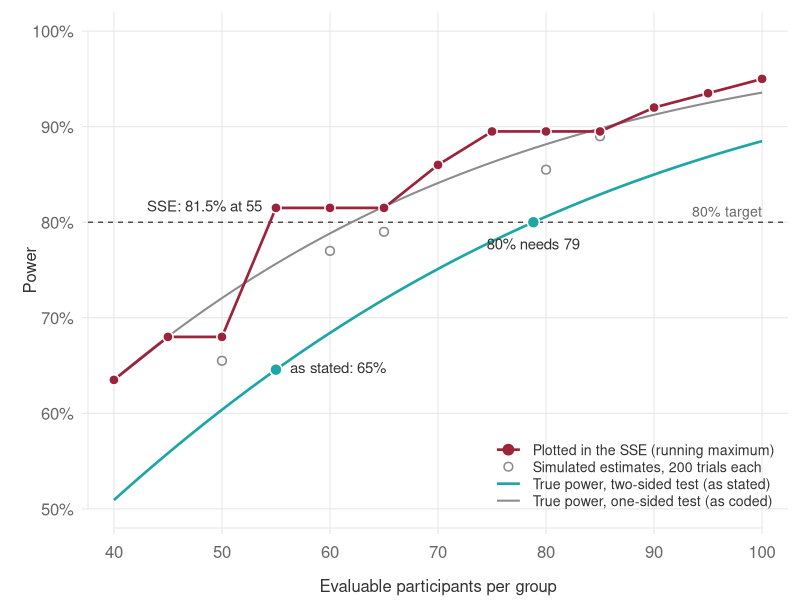

Source code (R):
# Builds the slide figure power-figure.svg from the demo SSE's own simulation.
# Run from the repository root:  Rscript slides/assets/make-figures.R
# Base R only; colours validated for contrast and colour-vision deficiency
# (USB wine #9B233C, UniBas mint #1EA5A5, neutral greys).

delta <- 35; sd_y <- 90; rho <- 0.5; alpha <- 0.05; target <- 0.80

# The demo SSE's simulation, unchanged (one-sided test as coded)
simulate_power <- function(n, n_sim = 200) {
  rejected <- logical(n_sim)
  for (i in seq_len(n_sim)) {
    arm      <- rep(c(0, 1), each = n)
    baseline <- rnorm(2 * n, mean = 380, sd = sd_y)
    outcome  <- 430 + rho * (baseline - 380) + delta * arm +
                rnorm(2 * n, sd = sd_y * sqrt(1 - rho^2))
    fit   <- lm(outcome ~ arm + baseline)
    t_arm <- coef(summary(fit))["arm", "t value"]
    rejected[i] <- pt(t_arm, df = fit$df.residual, lower.tail = FALSE) < alpha
  }
  mean(rejected)
}
set.seed(20260108)
grid      <- seq(40, 100, by = 5)
power_raw <- vapply(grid, simulate_power, numeric(1))
plotted   <- cummax(power_raw)

# Exact power of the ANCOVA (non-central t)
ancova_power <- function(n, sided) {
  se <- sd_y * sqrt(1 - rho^2) * sqrt(2 / n); df <- 2 * n - 3
  1 - pt(qt(1 - alpha / sided, df), df, delta / se)
}
n_fine  <- seq(40, 100, by = 0.5)
true_1s <- ancova_power(n_fine, 1)
true_2s <- ancova_power(n_fine, 2)

wine <- "#9B233C"; mint <- "#1EA5A5"; grey <- "#8C8C8C"; ink <- "#333333"
muted <- "#666666"; grid_col <- "#E6E6E6"

out <- file.path(dirname(sub("--file=", "", grep("--file=", commandArgs(FALSE), value = TRUE))),
                 "power-figure.svg")
svg(out, width = 10, height = 5.2, pointsize = 15, bg = "white")
par(mar = c(3.6, 4.4, 0.6, 0.6), mgp = c(2.4, 0.7, 0), col.axis = muted, col.lab = ink,
    tcl = -0.3, lend = 1, ljoin = 1)
plot(NA, xlim = c(40, 100), ylim = c(0.5, 1), axes = FALSE,
     xlab = "Evaluable participants per group", ylab = "Power")
abline(h = seq(0.5, 1, by = 0.1), col = grid_col, lwd = 1)
abline(v = seq(40, 100, by = 10), col = grid_col, lwd = 1)
axis(1, at = seq(40, 100, by = 10), col = grid_col, col.ticks = grid_col)
axis(2, at = seq(0.5, 1, by = 0.1), labels = paste0(seq(50, 100, by = 10), "%"),
     las = 1, col = grid_col, col.ticks = grid_col)
abline(h = target, lty = 2, col = ink, lwd = 1.2)
text(100, target, "80% target", adj = c(1, -0.5), col = muted, cex = 0.85)

lines(n_fine, true_1s, col = grey, lwd = 2)
lines(n_fine, true_2s, col = mint, lwd = 2.6)
points(grid, power_raw, pch = 21, bg = "white", col = grey, cex = 1.15, lwd = 1.6)
lines(grid, plotted, col = wine, lwd = 2.6)
points(grid, plotted, pch = 21, bg = wine, col = "white", cex = 1.35, lwd = 1.5)

# Selective direct labels: the claim and the truth at the chosen n
i55 <- which(grid == 55)
points(55, ancova_power(55, 2), pch = 21, bg = mint, col = "white", cex = 1.6, lwd = 1.5)
text(55, plotted[i55], sprintf("SSE: %.1f%% at 55", 100 * plotted[i55]),
     pos = 2, offset = 0.7, col = ink, cex = 0.9)
text(55, ancova_power(55, 2), sprintf("as stated: %.0f%%", 100 * ancova_power(55, 2)),
     pos = 4, offset = 0.7, col = ink, cex = 0.9)
n80 <- uniroot(function(n) ancova_power(n, 2) - target, c(40, 100))$root
points(n80, target, pch = 21, bg = mint, col = "white", cex = 1.6, lwd = 1.5)
text(n80, target, sprintf("80%% needs %d", ceiling(n80)), pos = 1, offset = 0.9,
     col = ink, cex = 0.9)

legend("bottomright", bty = "n", cex = 0.85, text.col = ink, inset = c(0.01, 0.02),
       legend = c("Plotted in the SSE (running maximum)", "Simulated estimates, 200 trials each",
                  "True power, two-sided test (as stated)", "True power, one-sided test (as coded)"),
       col = c(wine, grey, mint, grey), lwd = c(2.6, NA, 2.6, 2), pch = c(21, 21, NA, NA),
       pt.bg = c(wine, "white", NA, NA), pt.cex = c(1.35, 1.15, NA, NA), pt.lwd = 1.5,
       seg.len = 1.8)
invisible(dev.off())
cat("wrote", out, "\n")
